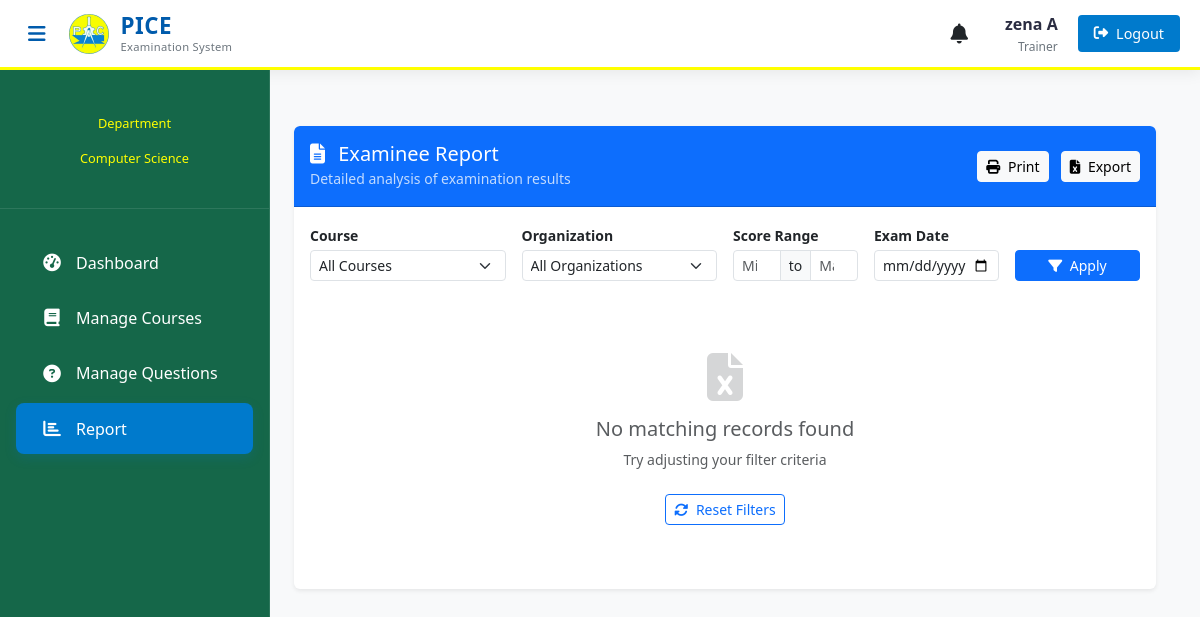
The app's page /teacher/teacher-report (signed in), older data.
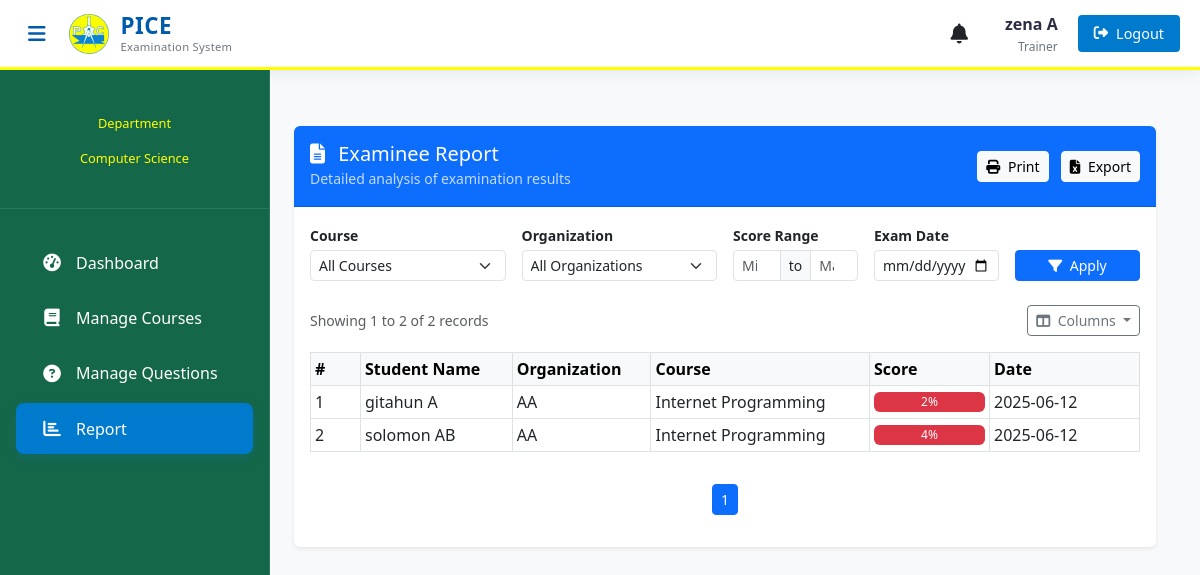
The same page, newer data.
### exam/models.py (models this page shows, shortened)
class Result(models.Model):
    student = models.ForeignKey(Student,on_delete=models.CASCADE)
    exam = models.ForeignKey(Course,on_delete=models.CASCADE)
    marks = models.PositiveIntegerField()
    date = models.DateTimeField(auto_now=True)

class Course(models.Model):
    course_name = models.CharField(max_length=50)
    question_number = models.PositiveIntegerField()
    total_marks = models.PositiveIntegerField(default=100)
    given_time = models.PositiveIntegerField(default=60)
    department = models.ForeignKey(Department, on_delete=models.CASCADE, related_name='course_set')
    examiners = models.ManyToManyField(Examiner, blank=True, related_name='courses')
    is_seen = models.BooleanField(default=False)

### student/models.py (models this page shows, shortened)
class Student(models.Model):
    user=models.OneToOneField(User,on_delete=models.CASCADE)
    address = models.CharField(max_length=40)
    mobile = models.CharField(max_length=20,null=False)
    organization = models.CharField(max_length=200, null=False)
    course = models.ForeignKey(
        'exam.Course',
        on_delete=models.SET_NULL,
        null=True
    )
    department = models.ForeignKey(
        'exam.Department',  # Reference to your Department model
        on_delete=models.SET_NULL,
        null=True,
        blank=True,
        related_name='students'
    )
    @property
    def get_name(self):
        return self.user.first_name+" "+self.user.last_name

### teacher/views.py (the view)
# urls.py: path('teacher-report',views.teacher_report, name='teacher-report'),
@login_required(login_url='teacher:teacherlogin')
def teacher_report(request):
    department = get_teacher_department(request)
    courses = QMODEL.Course.objects.filter(department=department)
    organizations = SMODEL.Student.objects.filter(
        department=department
    ).values_list('organization', flat=True).distinct()
    log_activity(
        user=request.user,
        action_type='OTHER',
        description=f'Team leader accessed exam reports'
    )
    results = QMODEL.Result.objects.select_related(
        'student', 'exam'
    ).filter(
        exam__department=department
    ).order_by('-date')
    course_id = request.GET.get('course', '')
    organization = request.GET.get('organization')
    min_mark = request.GET.get('min_mark')
    max_mark = request.GET.get('max_mark')
    exam_date = request.GET.get('exam_date')
    if course_id:
        results = results.filter(exam__id=course_id)
    if organization:
        results = results.filter(student__organization=organization)
    if exam_date:
        try:
            date_obj = datetime.strptime(exam_date, '%Y-%m-%d').date()
            results = results.filter(date__date=date_obj)
        except ValueError:
            exam_date = ''
    student_ids = results.values_list('student__id', flat=True).distinct()
    fib_answers = QMODEL.StudentAnswer.objects.filter(
        student_id__in=student_ids,
        question__course__department=department,
        question__question_type='FIB'
    ).values('student').annotate(
        fib_score=Sum('marks_obtained')
    )
    fib_scores = {answer['student']: answer['fib_score'] or 0 for answer in fib_answers}
    results_list = []
    for result in results:
        result.fib_score = fib_scores.get(result.student.id, 0)
        result.total_score = result.marks + result.fib_score
        include = True
        if min_mark and min_mark.isdigit():
            include = include and (result.total_score >= float(min_mark))
        if max_mark and max_mark.isdigit():
            include = include and (result.total_score <= float(max_mark))
        if include:
            results_list.append(result)
    paginator = Paginator(results_list, 10)
    page_number = request.GET.get('page')
    page_obj = paginator.get_page(page_number)
    context = {
        'results': page_obj,
        'courses': courses,
        'organizations': organizations,
        'selected_course': course_id,
        'selected_org': organization,
        'min_mark': min_mark,
        'max_mark': max_mark,
        'selected_date': exam_date,
        'department': department,
    }
    return render(request, 'teacher/teacher_report.html', context)

### exam/models.py (called while the page is built)
   def __str__(self):
        return self.department_name

### exam/utils.py (called while the page is built)
def log_activity(user=None, action_type='OTHER', content_object=None, description=None):
    log = SystemLog(
        user=user,
        action_type=action_type,
        content_type=ContentType.objects.get_for_model(content_object) if content_object else None,
        object_id=str(getattr(content_object, 'pk', '')) if content_object else None,
        object_repr=str(content_object) if content_object else '',
        description=description
    )
    log.save()
    return log

### teacher/views.py (called while the page is built)
def get_teacher_department(request):
    teacher = get_object_or_404(models.Teacher, user=request.user)
    return teacher.department

### templates/teacher/teacher_report.html (shortened to what the changed rows need)
{% extends 'teacher/teacherbase.html' %}
{% load widget_tweaks %}
{% block content %}
<div class="container py-4">
  <div class="card shadow-sm border-0 overflow-hidden">
    <div class="card-body">
      {% if results %}
      <div id="report-section">
        <div class="d-flex justify-content-between align-items-center mb-3">
          <div class="text-muted small">
            Showing {{ results.start_index }} to {{ results.end_index }} of {{ results.paginator.count }} records
          </div>
          <div class="dropdown">
            <button class="btn btn-outline-secondary btn-sm dropdown-toggle" type="button" data-bs-toggle="dropdown">
              <i class="fas fa-columns me-1"></i> Columns
            </button>
          </div>
        </div>
        <div class="table-responsive">
          <table class="table table-sm table-hover table-bordered align-middle" id="report-table">
            <thead class="table-light">
              <tr>
                <th width="50">#</th>
                <th>Student Name</th>
                <th>Organization</th>
                <th>Course</th>
                <th width="120">Score</th>
                <th width="150">Date</th>
              </tr>
            </thead>
            <tbody>
              {% for result in results %}
              <tr>
                <td>{{ results.start_index|add:forloop.counter0 }}</td>
                <td>{{ result.student.get_name }}</td>
                <td>{{ result.student.organization }}</td>
                <td>{{ result.exam.course_name }}</td>
                <td>
                  <div class="progress" style="height: 20px;">
                    <div class="progress-bar {% if result.marks >= 75 %}bg-success{% elif result.marks >= 50 %}bg-warning{% else %}bg-danger{% endif %}"
                         role="progressbar" style="width: 100%"
                         aria-valuenow="{{ result.total_score }}" aria-valuemin="0" aria-valuemax="100">
                      {{ result.total_score }}%
                    </div>
                  </div>
                </td>
                <td>{{ result.date|date:"Y-m-d" }}</td>
              </tr>
              {% empty %}
              <tr>
                  <td colspan="6">No results found matching your criteria</td>
              </tr>
              {% endfor %}
            </tbody>
          </table>
        </div>
        <nav aria-label="Page navigation" class="mt-3">
          <ul class="pagination justify-content-center pagination-sm">
            {% for num in results.paginator.page_range %}
              {% if results.number == num %}
                <li class="page-item active">
                  <a class="page-link" href="?page={{ num }}{% for key,value in request.GET.items %}{% if key != 'page' %}&{{ key }}={{ value }}{% endif %}{% endfor %}">{{ num }}</a>
                </li>
              {% elif num > results.number|add:'-3' and num < results.number|add:'3' %}
                <li class="page-item">
                  <a class="page-link" href="?page={{ num }}{% for key,value in request.GET.items %}{% if key != 'page' %}&{{ key }}={{ value }}{% endif %}{% endfor %}">{{ num }}</a>
                </li>
              {% endif %}
            {% endfor %}
          </ul>
        </nav>
      </div>
      {% else %}
      <div class="text-center py-5">
        <div class="mb-3">
          <i class="fas fa-file-excel fa-3x text-muted opacity-25"></i>
        </div>
        <h5 class="text-muted">No matching records found</h5>
        <p class="text-muted small">Try adjusting your filter criteria</p>
        <button class="btn btn-sm btn-outline-primary mt-2" onclick="resetFilters()">
          <i class="fas fa-sync-alt me-1"></i> Reset Filters
        </button>
      </div>
      {% endif %}
    </div>
  </div>
</div>
{% endblock %}

Row changes from the older to the newer data that the page shows:
added Result: start_index|add "1", student.get_name "gitahun A", student.organization "AA", exam.course_name "Internet Programming", total_score "2", date "2025-06-12"
added Result: start_index|add "2", student.get_name "solomon AB", student.organization "AA", exam.course_name "Internet Programming", total_score "4", date "2025-06-12"
Text that changed along with them:
{{ results.start_index }}: (not shown) → "1"
{{ results.end_index }}: (not shown) → "2"
{{ results.paginator.count }}: (not shown) → "2"
text no longer shown: "No matching records found Try adjusting your filter criteria Reset Filters"
text now shown: "Showing to of records Columns # Student Name Organization Course Score Date"
new list line: "1"
